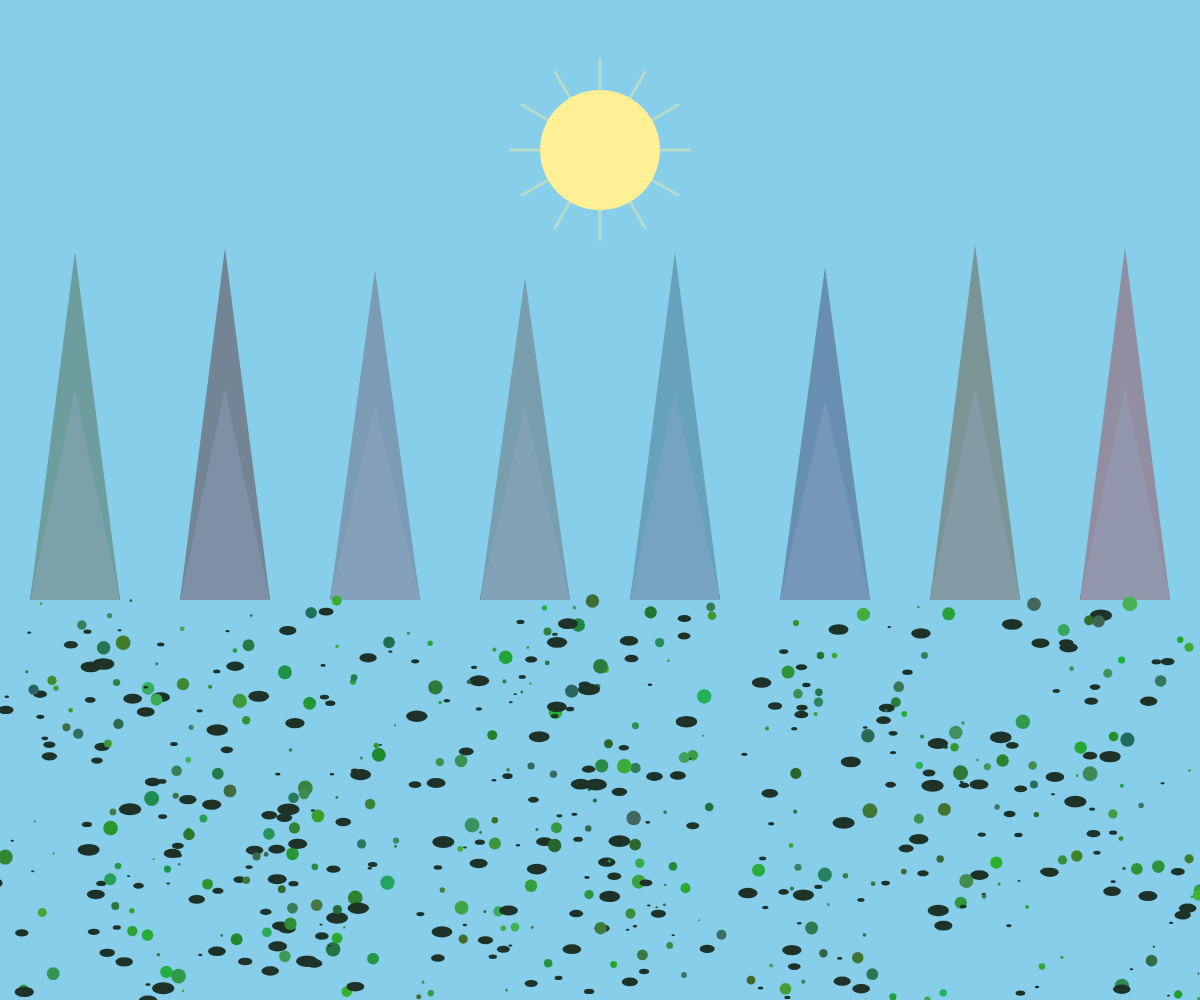
Frame 1 (no input)
Frame 2 (the mouse pressed at the canvas centre, redrawn once): identical to frame 1, image omitted

The p5.js sketch that drew this single still picture (run headless with seeded random() and noise() and a simulated clock; the mouse was pressed at the canvas centre and the sketch redrawn once):

// p5.js sketch
// ── sketch.js
let sun, mountains, foreground;

function setup() {
  createCanvas(windowWidth, windowHeight);
  colorMode(RGB);
  
  // Create sun at top center
  sun = {
    x: width / 2,
    y: height * 0.15,
    radius: 60,
    color: color(255, 240, 150)
  };
  
  // Create mountain range
  mountains = [];
  for (let i = 0; i < 8; i++) {
    mountains.push({
      x: width * i / 8,
      y: height * 0.6,
      width: width / 8,
      height: height * 0.3 + random(20, 60),
      color: color(100 + random(50), 120 + random(50), 140 + random(50)),
      hazeColor: color(150, 170, 200, 80)
    });
  }
  
  // Create foreground fields
  foreground = [];
  for (let i = 0; i < 300; i++) {
    foreground.push({
      x: random(width),
      y: height * 0.6 + random(height * 0.4),
      size: random(2, 15),
      color: color(30 + random(40), 100 + random(80), 40 + random(60)),
      shadowOffsetX: random(-10, -30),
      shadowOffsetY: random(10, 30)
    });
  }
}

function draw() {
  background(135, 206, 235); // Sky blue
  
  // Draw sun
  fill(sun.color);
  noStroke();
  ellipse(sun.x, sun.y, sun.radius * 2, sun.radius * 2);
  
  // Draw mountains with haze
  for (let i = 0; i < mountains.length; i++) {
    const m = mountains[i];
    
    // Draw mountain shadow
    fill(50, 70, 60);
    noStroke();
    triangle(
      m.x + m.width * 0.2,
      m.y,
      m.x + m.width * 0.5,
      m.y - m.height * 0.8,
      m.x + m.width * 0.8,
      m.y
    );
    
    // Draw mountain with haze effect
    fill(m.color);
    noStroke();
    triangle(
      m.x + m.width * 0.2,
      m.y,
      m.x + m.width * 0.5,
      m.y - m.height,
      m.x + m.width * 0.8,
      m.y
    );
    
    // Draw atmospheric haze
    fill(m.hazeColor);
    noStroke();
    triangle(
      m.x + m.width * 0.2,
      m.y,
      m.x + m.width * 0.5,
      m.y - m.height * 0.6,
      m.x + m.width * 0.8,
      m.y
    );
  }
  
  // Draw foreground fields with exaggerated shadows
  for (let i = 0; i < foreground.length; i++) {
    const f = foreground[i];
    
    // Draw shadow first
    fill(30, 50, 40);
    noStroke();
    ellipse(
      f.x + f.shadowOffsetX,
      f.y + f.shadowOffsetY,
      f.size * 1.5,
      f.size * 0.8
    );
    
    // Draw grass patch
    fill(f.color);
    noStroke();
    ellipse(f.x, f.y, f.size, f.size);
  }
  
  // Add sun rays
  stroke(255, 240, 150, 100);
  strokeWeight(3);
  noFill();
  for (let i = 0; i < 12; i++) {
    const angle = TWO_PI * i / 12;
    const x1 = sun.x + cos(angle) * sun.radius;
    const y1 = sun.y + sin(angle) * sun.radius;
    const x2 = sun.x + cos(angle) * (sun.radius + 30);
    const y2 = sun.y + sin(angle) * (sun.radius + 30);
    line(x1, y1, x2, y2);
  }
  
  noLoop(); // Static scene
}
